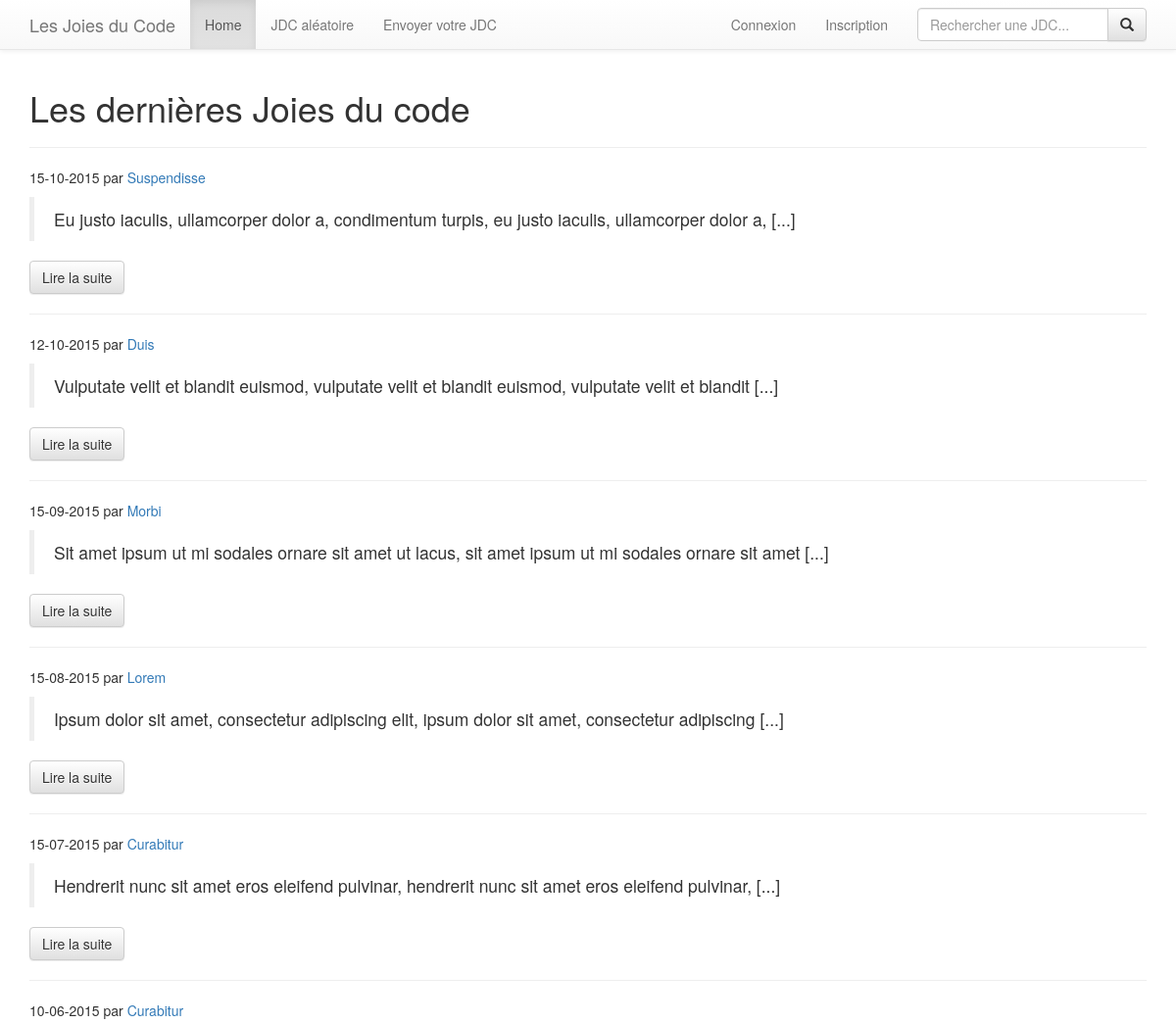
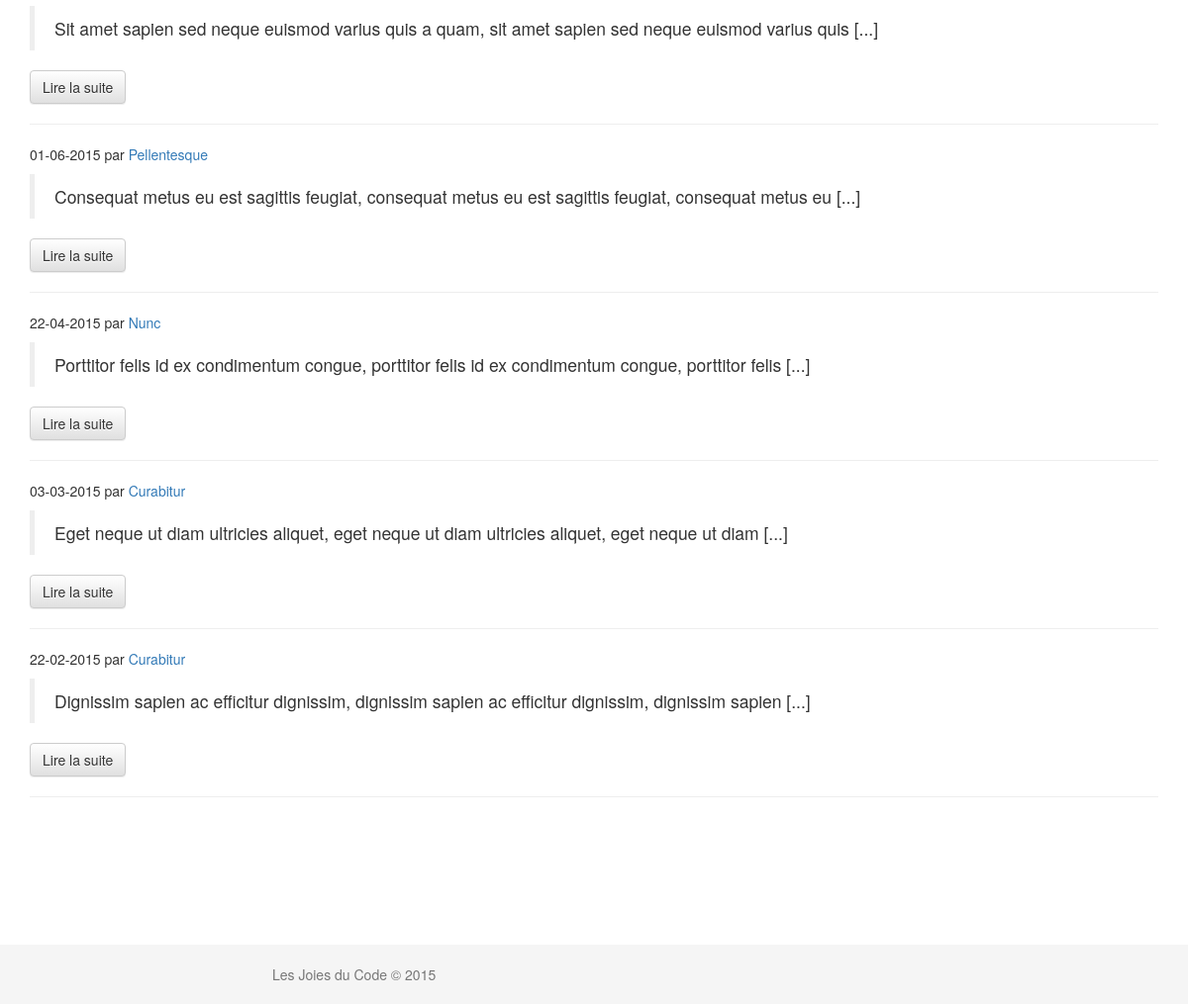
Before: / with the older database file (2 pictures, top to bottom).
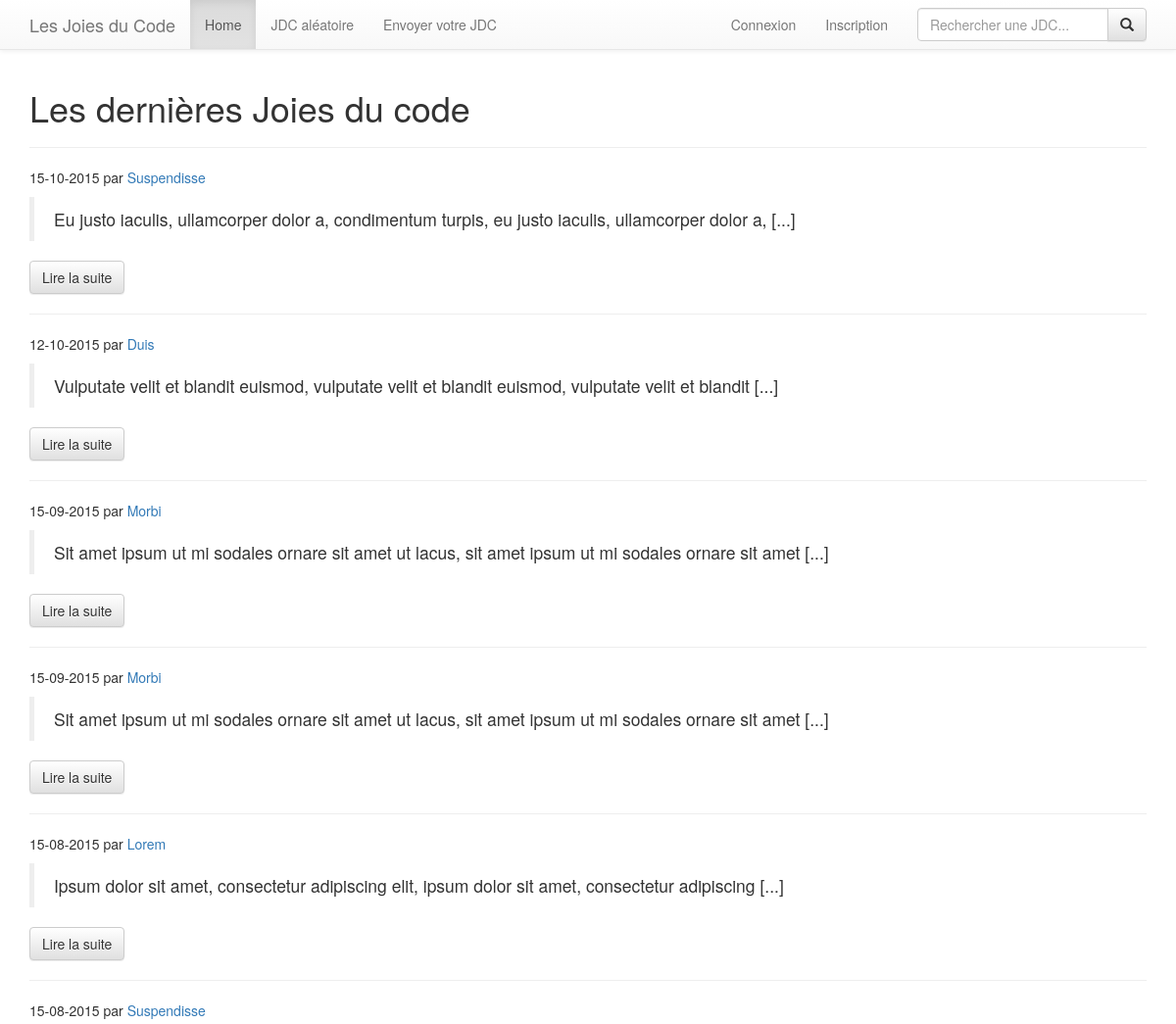
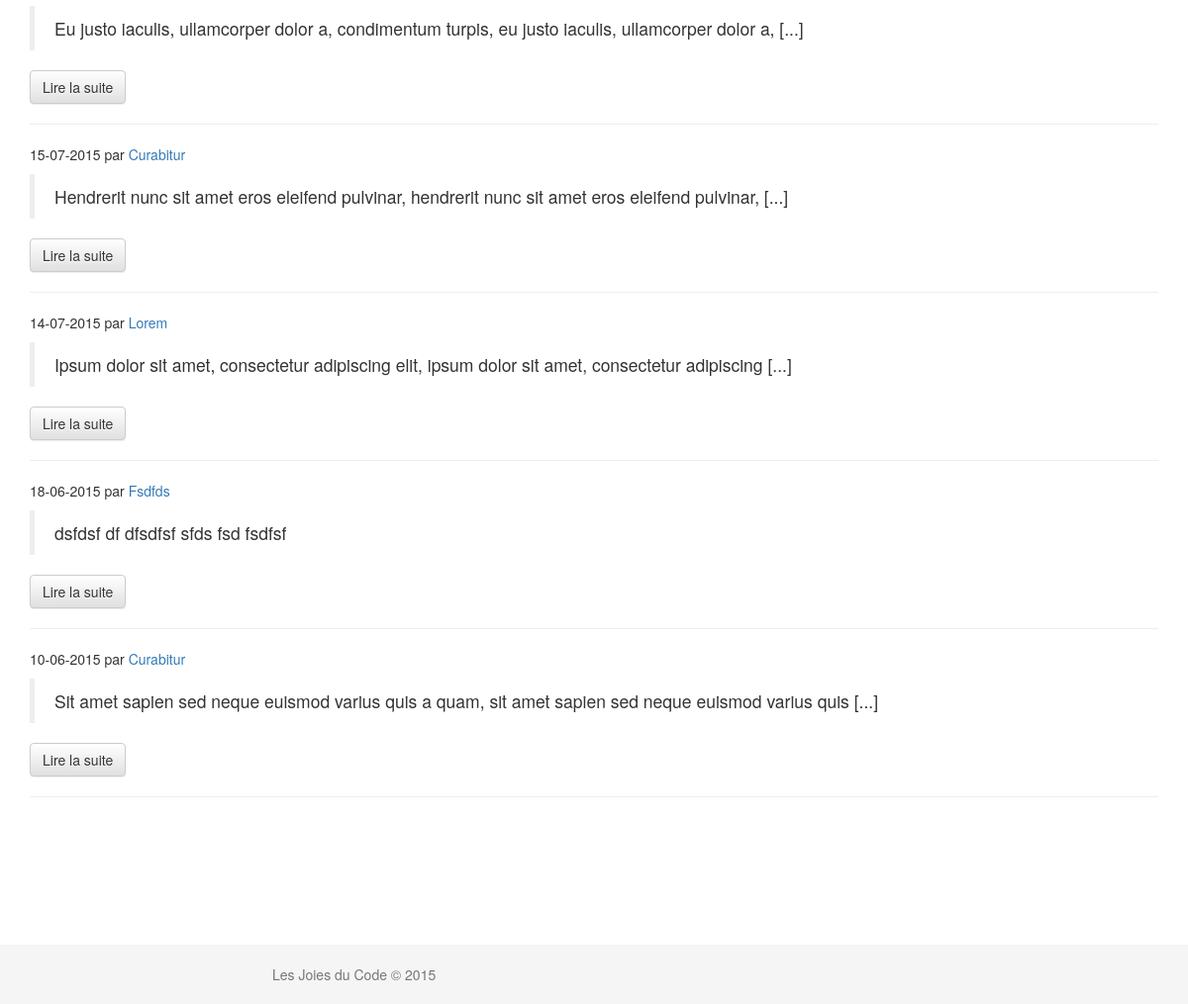
After: the same page with the newer database file (2 pictures, top to bottom).
### tables this page shows
CREATE TABLE IF NOT EXISTS `articles` (
`id` int(11) unsigned NOT NULL,
  `name` varchar(100) NOT NULL,
  `content` text NOT NULL,
  `creation_date` datetime NOT NULL
);

### inc/config.php (called while the page is built, shortened)
<?php
$current_page = basename($_SERVER['PHP_SELF']);
$pages = array(
	'index.php' => 'Home',
	'random.php' => 'JDC aléatoire',
	'send.php' => 'Envoyer votre JDC',
);

### inc/func.php (called while the page is built, shortened)
<?php
function cutString($text, $max_length, $end = '...') {
	$sep = '[@]';
	if ($max_length > 0 && strlen($text) > $max_length) {
		$text = wordwrap($text, $max_length, $sep, true);
		$text = explode($sep, $text);
		return $text[0].$end;
	}
	return $text;
}
function userIsLogged() {
	return !empty($_SESSION['user_id']);
}

### partials/article-common.php (the view)
<?php
$max_length = isset($max_length) ? $max_length : 100;
?>
<div class="post">
    <p><?= date('d-m-Y', strtotime($article['creation_date'])) ?> par <a href="search.php?search=<?= $article['name'] ?>"><?= ucfirst($article['name']) ?></a></p>
    <blockquote>
      <p><?= nl2br(cutString($article['content'], $max_length, ' [...]')) ?></p>
    </blockquote>
    <a href="article.php?id=<?= $article['id'] ?>" class="btn btn-default">Lire la suite</a>
</div>
<hr>

### partials/navbar.php (shortened to what this page needs)
<nav class="navbar navbar-default navbar-fixed-top">
	<div class="container">
		<div class="navbar-header">
			<a class="navbar-brand" href="index.php">Les Joies du Code</a>
		</div>
		<div id="navbar" class="navbar-collapse collapse">
			<ul class="nav navbar-nav">
				<?php
				foreach($pages as $page_url => $page_name) {
					$active = '';
					if ($page_url == $current_page) {
						$active = ' active';
					}
				?>
				<li class="<?= $active ?>"><a href="<?= $page_url ?>"><?= $page_name ?></a></li>
				<?php } ?>
			</ul>
			<form class="navbar-form navbar-right" action="search.php" method="GET">
				<div class="input-group">
					<input name="search" type="text" class="form-control" placeholder="Rechercher une JDC...">
					<span class="input-group-btn">
						<button class="btn btn-default" type="submit">
							<span class="glyphicon glyphicon-search" aria-hidden="true"></span>
						</button>
					</span>
				</div>
			</form>
			<ul class="nav navbar-nav navbar-right">
				<?php if (userIsLogged()) { ?>
				<li><a>Bonjour <?= $_SESSION['firstname'] ?></a></li>
				<li><a href="logout.php">Déconnexion</a></li>
				<?php } else { ?>
				<li class="<?= ($current_page == 'login.php' ? ' active' : '')?>"><a href="login.php">Connexion</a></li>
				<li class="<?= ($current_page == 'register.php' ? ' active' : '')?>"><a href="register.php">Inscription</a></li>
				<?php } ?>
			</ul>
		</div>
	</div>
</nav>

### index.php
<?php
require_once 'partials/header.php';
$query = $db->query('SELECT * FROM articles ORDER BY creation_date DESC LIMIT 10');
$articles = $query->fetchAll();
?>
		<h1>Les dernières Joies du code</h1>
		<hr>
		<?php
		foreach($articles as $article) {
			include 'partials/article-common.php';
		}
		?>
<?php require_once 'partials/footer.php' ?>

Changed rows visible on the page:
no longer on this page (row unchanged): articles: creation_date "01-06-2015", name "Pellentesque", content "Consequat metus eu est sagittis feugiat, consequat metus eu est sagittis feugiat, consequat metus eu [...]"
no longer on this page (row unchanged): articles: creation_date "22-04-2015", name "Nunc", content "Porttitor felis id ex condimentum congue, porttitor felis id ex condimentum congue, porttitor felis [...]"
no longer on this page (row unchanged): articles: creation_date "03-03-2015", name "Curabitur", content "Eget neque ut diam ultricies aliquet, eget neque ut diam ultricies aliquet, eget neque ut diam [...]"
no longer on this page (row unchanged): articles: creation_date "22-02-2015", name "Curabitur", content "Dignissim sapien ac efficitur dignissim, dignissim sapien ac efficitur dignissim, dignissim sapien [...]"
added articles: creation_date "15-09-2015", name "Morbi", content "Sit amet ipsum ut mi sodales ornare sit amet ut lacus, sit amet ipsum ut mi sodales ornare sit amet [...]"
added articles: creation_date "15-08-2015", name "Suspendisse", content "Eu justo iaculis, ullamcorper dolor a, condimentum turpis, eu justo iaculis, ullamcorper dolor a, [...]"
added articles: creation_date "14-07-2015", name "Lorem", content "Ipsum dolor sit amet, consectetur adipiscing elit, ipsum dolor sit amet, consectetur adipiscing [...]"
added articles: creation_date "18-06-2015", name "Fsdfds", content "dsfdsf df dfsdfsf sfds fsd fsdfsf"
